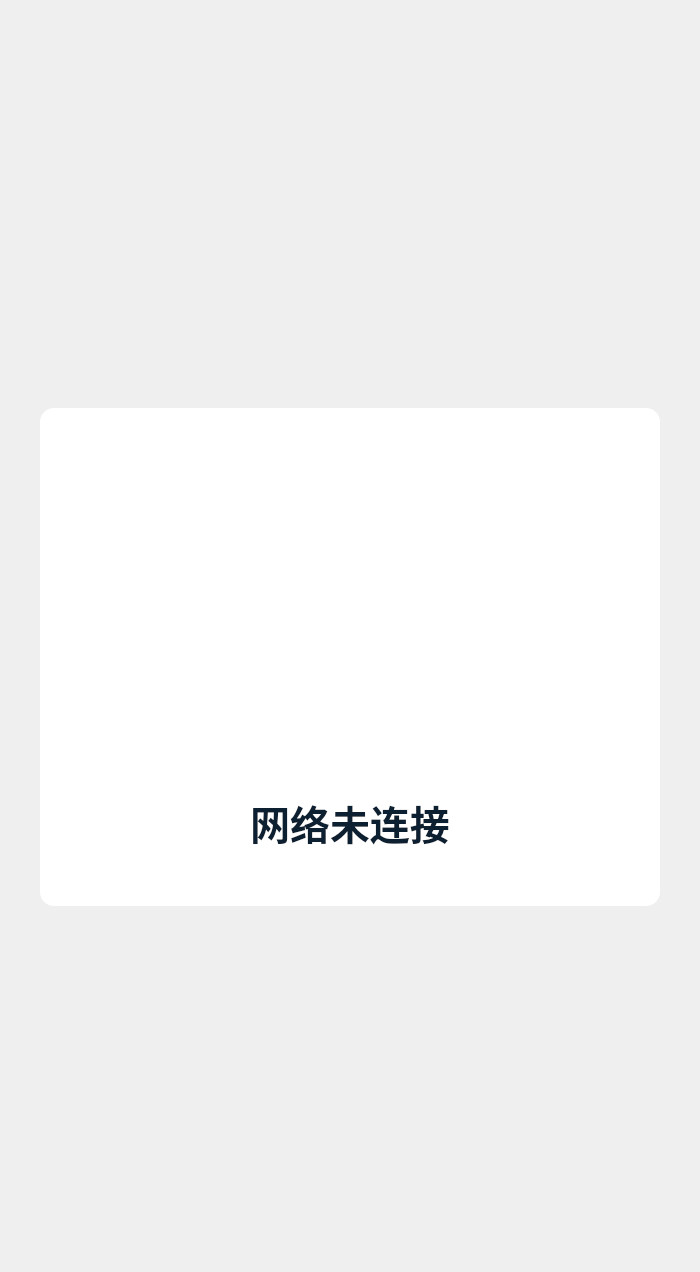
     <widget class="QWidget" name="page_not_link">
      <layout class="QVBoxLayout" name="verticalLayout_10">
       <property name="spacing">
        <number>0</number>
       </property>
       <property name="leftMargin">
        <number>0</number>
       </property>
       <property name="topMargin">
        <number>0</number>
       </property>
       <property name="rightMargin">
        <number>0</number>
       </property>
       <property name="bottomMargin">
        <number>0</number>
       </property>
       <item>
        <spacer name="verticalSpacer_5">
         <property name="orientation">
          <enum>Qt::Vertical</enum>
         </property>
         <property name="sizeType">
          <enum>QSizePolicy::Fixed</enum>
         </property>
         <property name="sizeHint" stdset="0">
          <size>
           <width>20</width>
           <height>408</height>
          </size>
         </property>
        </spacer>
       </item>
       <item>
        <layout class="QHBoxLayout" name="horizontalLayout_5">
         <item>
          <spacer name="horizontalSpacer_9">
           <property name="orientation">
            <enum>Qt::Horizontal</enum>
           </property>
           <property name="sizeHint" stdset="0">
            <size>
             <width>40</width>
             <height>20</height>
            </size>
           </property>
          </spacer>
         </item>
         <item>
          <widget class="QWidget" name="widget_5" native="true">
           <property name="minimumSize">
            <size>
             <width>620</width>
             <height>498</height>
            </size>
           </property>
           <property name="maximumSize">
            <size>
             <width>620</width>
             <height>498</height>
            </size>
           </property>
           <property name="styleSheet">
            <string notr="true">border-radius: 14px;
background: rgba(255, 255, 255, 1);</string>
           </property>
           <layout class="QVBoxLayout" name="verticalLayout_6">
            <property name="spacing">
             <number>24</number>
            </property>
            <property name="leftMargin">
             <number>0</number>
            </property>
            <property name="topMargin">
             <number>39</number>
            </property>
            <property name="rightMargin">
             <number>0</number>
            </property>
            <property name="bottomMargin">
             <number>55</number>
            </property>
            <item>
             <layout class="QHBoxLayout" name="horizontalLayout_6">
              <property name="spacing">
               <number>0</number>
              </property>
              <item>
               <spacer name="horizontalSpacer_10">
                <property name="orientation">
                 <enum>Qt::Horizontal</enum>
                </property>
                <property name="sizeHint" stdset="0">
                 <size>
                  <width>40</width>
                  <height>20</height>
                 </size>
                </property>
               </spacer>
              </item>
              <item>
               <widget class="QLabel" name="label_9">
                <property name="text">
                 <string/>
                </property>
                <property name="pixmap">
                 <pixmap resource="resource.qrc">:/images/1x/pic_noWifi.png</pixmap>
                </property>
                <property name="alignment">
                 <set>Qt::AlignCenter</set>
                </property>
               </widget>
              </item>
              <item>
               <spacer name="horizontalSpacer_11">
                <property name="orientation">
                 <enum>Qt::Horizontal</enum>
                </property>
                <property name="sizeHint" stdset="0">
                 <size>
                  <width>40</width>
                  <height>20</height>
                 </size>
                </property>
               </spacer>
              </item>
             </layout>
            </item>
            <item>
             <widget class="QLabel" name="label_10">
              <property name="minimumSize">
               <size>
                <width>0</width>
                <height>58</height>
               </size>
              </property>
              <property name="maximumSize">
               <size>
                <width>16777215</width>
                <height>58</height>
               </size>
              </property>
              <property name="styleSheet">
               <string notr="true">color: rgba(0, 20, 39, 0.95);
font-family: Noto Sans SC;
font-weight: 500;
font-size: 40px;</string>
              </property>
              <property name="text">
               <string>网络未连接</string>
              </property>
              <property name="alignment">
               <set>Qt::AlignCenter</set>
              </property>
             </widget>
            </item>
           </layout>
          </widget>
         </item>
         <item>
          <spacer name="horizontalSpacer_12">
           <property name="orientation">
            <enum>Qt::Horizontal</enum>
           </property>
           <property name="sizeHint" stdset="0">
            <size>
             <width>40</width>
             <height>20</height>
            </size>
           </property>
          </spacer>
         </item>
        </layout>
       </item>
       <item>
        <spacer name="verticalSpacer_6">
         <property name="orientation">
          <enum>Qt::Vertical</enum>
         </property>
         <property name="sizeHint" stdset="0">
          <size>
           <width>20</width>
           <height>366</height>
          </size>
         </property>
        </spacer>
       </item>
      </layout>
     </widget>
